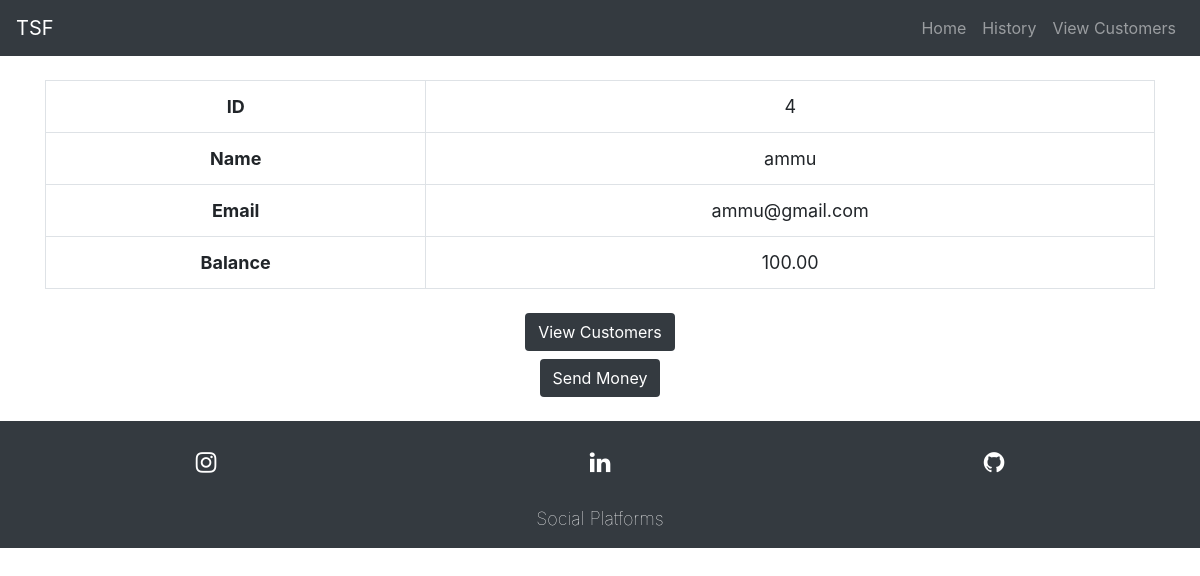
/details.php?customer_id=4, run on the app's committed database.
### tables this page shows
CREATE TABLE `customer` (
  `ID` int(255) NOT NULL,
  `Name` varchar(255) NOT NULL,
  `Email` varchar(255) NOT NULL,
  `Balance` decimal(10,2) NOT NULL
);

### details.php (the view, shortened to what this page needs)
<!doctype html>
<html lang="en">
<?php
    include("functions.php");
?>
<head>
  <link rel="stylesheet" href="https://maxcdn.bootstrapcdn.com/bootstrap/4.5.2/css/bootstrap.min.css">
    <link rel="stylesheet" href="https://cdnjs.cloudflare.com/ajax/libs/font-awesome/4.7.0/css/font-awesome.min.css">
    <link rel="stylesheet" type="text/css" href="css/style.css">
</head>
<body>
<nav class="navbar navbar-expand-lg navbar-dark bg-dark">
  <a class="navbar-brand" href="#">TSF</a>
  <div class="collapse navbar-collapse" id="navbarSupportedContent">
    <ul class="navbar-nav ml-auto">
      <li class="nav-item">
        <a class="nav-link" href="index.php">Home </a>
      </li>
      <li class="nav-item">
        <a class="nav-link" href="history.php">History </a>
      </li>
      <li class="nav-item">
        <a class="nav-link" href="customers.php">View Customers </a>
      </li>
    </ul>
  </div>
</nav>
      <div class="container my-4">
        <?php
            if(isset($_GET['customer_id'])) {
                $ID = $_GET['customer_id'];
                $get = "select * from customer where id='$ID'";
                $result = mysqli_query($conn, $get);
                while($set = mysqli_fetch_array($result)) {
                    $ID = $set['ID'];
                    $Name = $set['Name'];
                    $Email = $set['Email'];
                    $Balance = $set['Balance'];
                    echo"
                        <table class='table table-bordered' style='text-align: center; font-size: 18px;'>
                            <tr>
                                <th scope='col'>ID</th>
                                <td>$ID</td>
                            </tr>
                            <tr>
                                <th scope='col'>Name</th>
                                <td>$Name</td>
                            </tr>
                            <tr>
                                <th scope='col'>Email</th>
                                <td>$Email</td>
                            </tr>
                            <tr>
                                <th scope='col'>Balance</th>
                                <td>$Balance</td>
                            </tr>
                        </table>
                        </div>
                        <div class='row'>
                            <div class='col-12'>
                                <center>
                                    <button class='btn bg-dark'>
                                        <a href='customers.php' style='text-decoration: none; color: white;'>View Customers</a>
                                    </button>
                                </center>
                            <div class='col-12 '>
                                <center>
                                    <button class='btn bg-dark mt-2'>
                                        <a href='transfer.php?ID=$ID' style='text-decoration: none; color: white;'>Send Money</a>
                                    </button>
                                </center>
                            </div>
                        </div>
                    ";
                }
            }
        ?>
    </div>
    <footer>
    <div class="row p-4 bg-dark">
    <div class="col-lg-4 col-md-4 col-sm-4 c">
        <a href="https://www.instagram.com/__garvit__chauhan__/"><i class="fa fa-instagram" aria-hidden="true" ></i></a>
      </div>
      <div class="col-lg-4 col-md-4 col-sm-4 c">
        <a href="https://www.linkedin.com/in/garvit-chauhan-a26295200"><i class="fa fa-linkedin" aria-hidden="true"></i></a>
      </div>
      <div class="col-lg-4 col-md-4 col-sm-4 c">
        <a href="https://github.com/Xerexgarvit"><i class="fa fa-github" aria-hidden="true"></i></a>
      </div>
    </div>
      <div>
        <div class="container-fluid bg-dark social">
        Social Platforms
        </div>
      </div>
  </footer>
</body>
</html>

### css/style.css (style rules this page uses)
* { margin: 0; padding: 0; box-sizing: border-box; }
body { overflow-x: hidden; }
footer { margin-top:3vh; }
.c { text-align:center; }
footer a { color: white; text-anchor:center; padding: auto; font-size:x-large; }
.social { text-align:center; color:white; font-weight:100; font-size:large; padding-bottom: 2vh; }

### data on the page
customer: ID "4", Name "ammu", Email "ammu@gmail.com", Balance "100.00"
